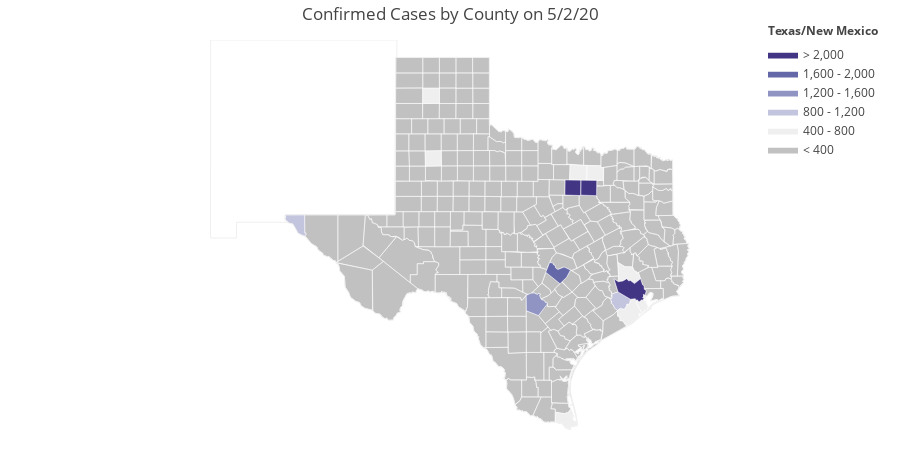

Write notebook code for a chart like this one.
### Code cell
import plotly.figure_factory as ff
import matplotlib.pyplot as plt

fips = tx_case_data['FIPS']
values = tx_case_data[date]

fig = ff.create_choropleth(fips=fips, values=values)
colorscale = [
    'rgb(193, 193, 193)',
    'rgb(239,239,239)',
    'rgb(195, 196, 222)',
    'rgb(144,148,194)',
    'rgb(101,104,168)',
    'rgb(65, 53, 132)'
]

fig = ff.create_choropleth(
    fips=fips, values = values, scope=['TX', 'NM'],
    binning_endpoints = [400,800,1200,1600,2000], 
    colorscale=colorscale,
    county_outline={'color': 'rgb(255,255,255)', 'width': 0.5}, round_legend_values=True,
    legend_title=f'Texas', title= f'Confirmed Cases by County on {date}',
    show_hover=True, centroid_marker={'opacity': 0}
)

fig.layout.template = None
fig.show()

#plt.savefig('test.jpg',format='jpg')
